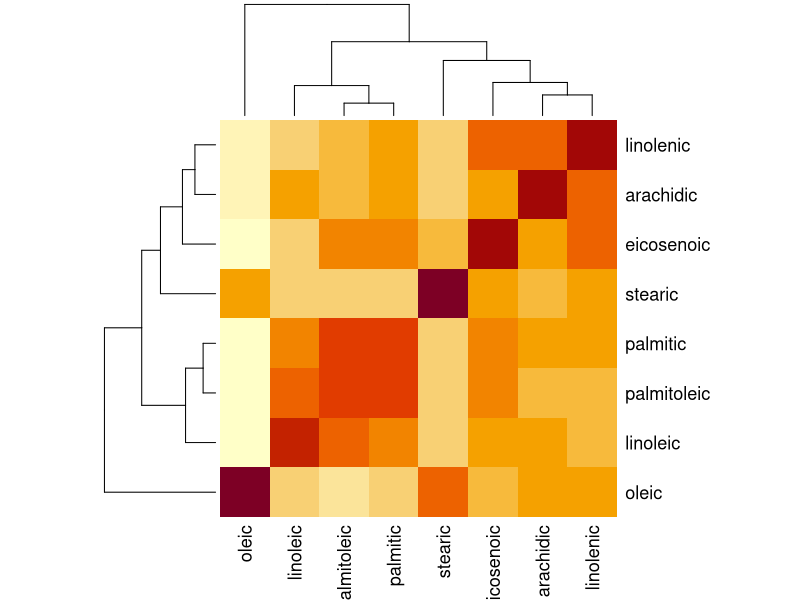
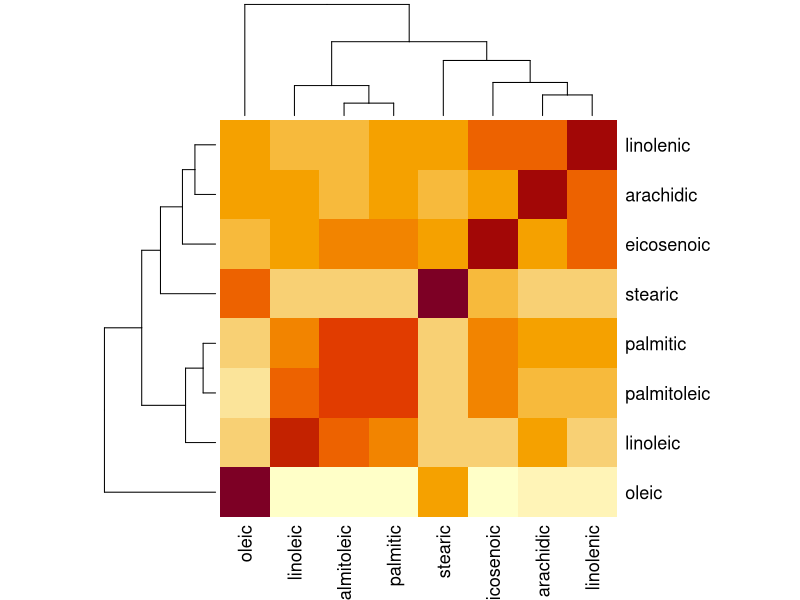
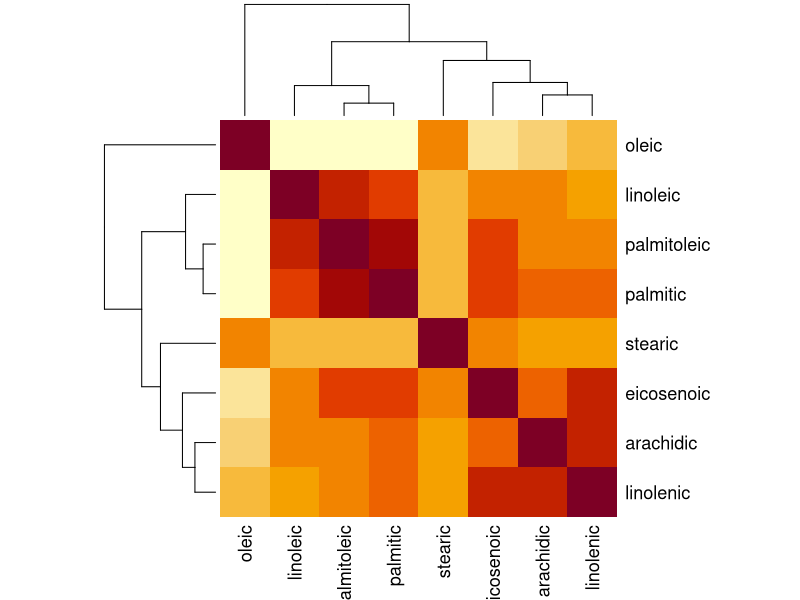
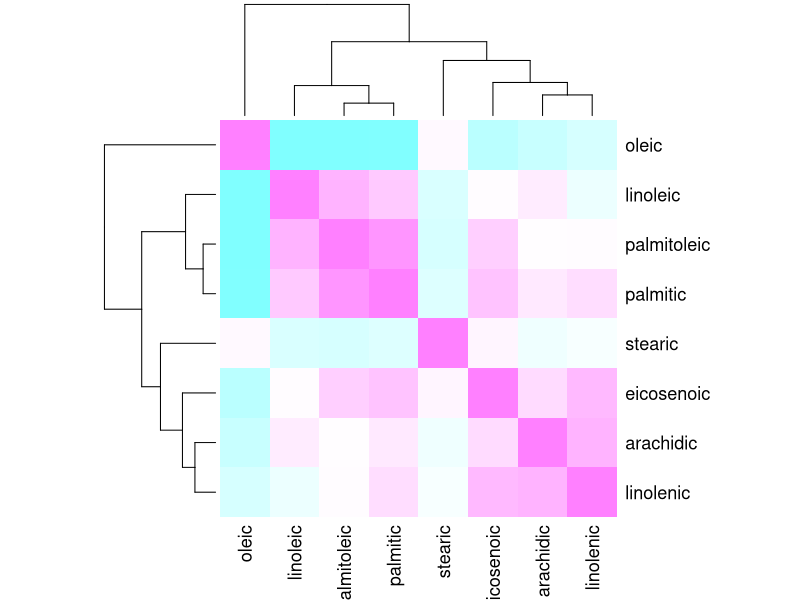
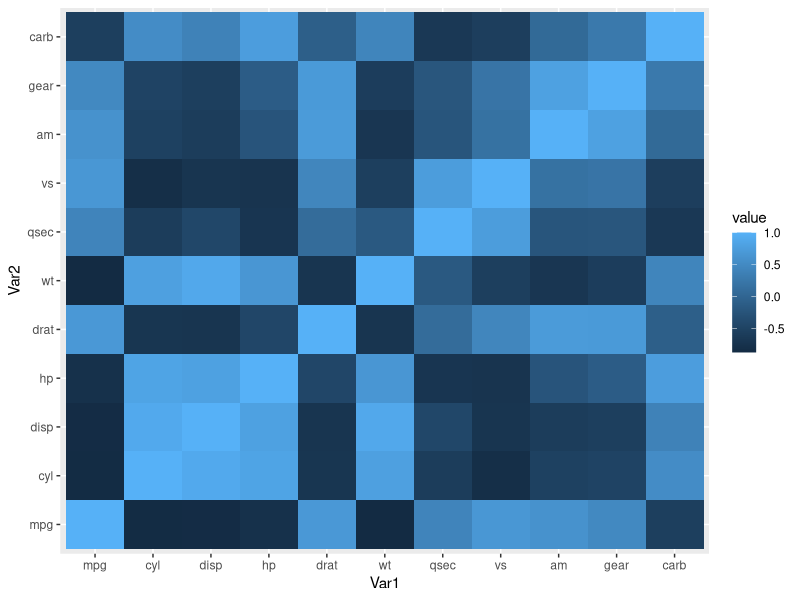
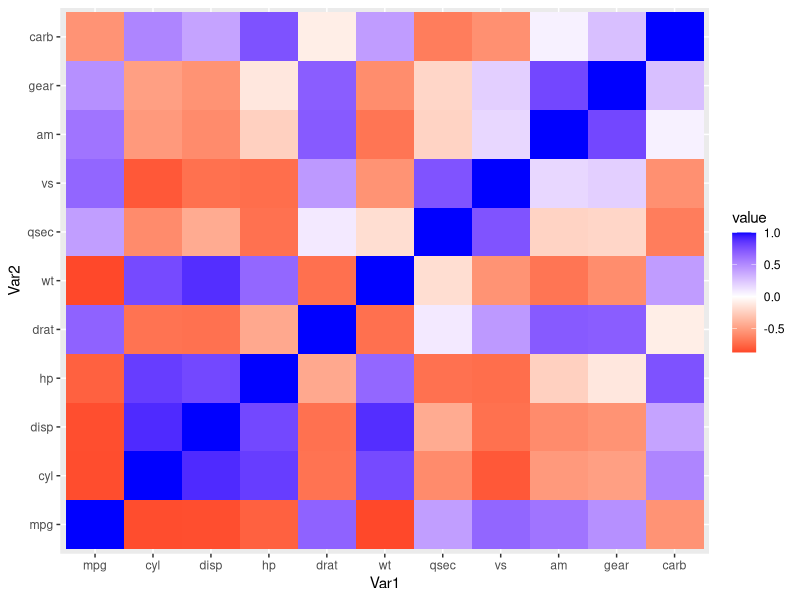

R code for these plots, in order:
## ---- chunk 1
knitr::opts_chunk$set(echo = TRUE)
## ---- chunk 2
#library dplyr
library(dplyr)
olive_oil <- read.table('oliveoil.txt', sep = ',', header = T)
str(olive_oil)
## ---- chunk 3
#Step 1
olive <- select(olive_oil, palmitic, palmitoleic,stearic,oleic,linoleic,linolenic,arachidic,eicosenoic)
#Step 2
cor(olive)
#Step 3
cor_matrix <- cor(olive)
## ---- chunk 4
  #default heatmap
  heatmap(cor_matrix)
## ---- chunk 5
  heatmap(cor_matrix, scale = "column")
## ---- chunk 6
  heatmap(cor_matrix, symm = T)
## ---- chunk 7
  #Changing the color of heatmap
  heatmap(cor_matrix, symm = T, col = cm.colors(256))
## ---- chunk 8
  #Load the ggplot2 package
  library(ggplot2)
  #Check the structure of mtcars!
  str(mtcars)
  #Change the data frame to numeric matrix and get the correlation at the same time!
  cor_matrix_mtcars <-  cor(mtcars)
## ---- chunk 9
  #Load the reshape2 package to use the melt() function
  library(reshape2)
  #Organize the rows and colums to Var1 and Var2
  melt_cor_matrix_mtcars <- melt(cor_matrix_mtcars)
  #Check if we have Var1 and Var2
  head(melt_cor_matrix_mtcars)
## ---- chunk 10
 heatmap_ggplot <-  ggplot(melt_cor_matrix_mtcars, aes(Var1, Var2, fill = value))+geom_tile()

heatmap_ggplot
## ---- chunk 11
  heatmap_ggplot <- heatmap_ggplot + scale_fill_gradient2(low = 'red', mid = 'white', high = 'blue')
  heatmap_ggplot
